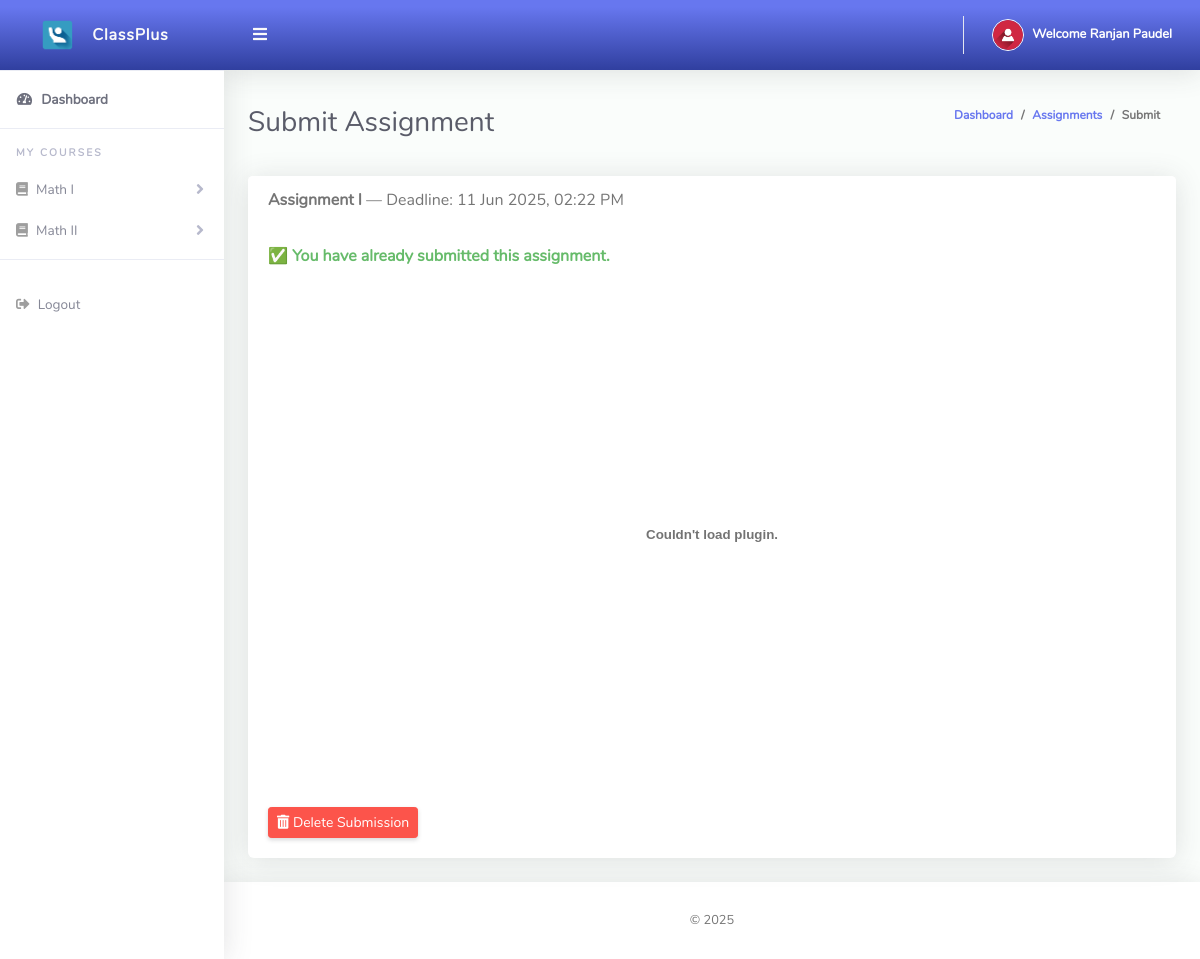
Page /Student/submitAssignment.php?aid=3 (signed in) on the committed database.
### tables this page shows
CREATE TABLE `tblclassarms` (
  `Id` int(11) NOT NULL,
  `CourseCode` varchar(10) NOT NULL,
  `ClassId` int(10) NOT NULL,
  `CourseName` varchar(255) NOT NULL,
  `AssignedTo` varchar(50) NOT NULL,
  `isAssigned` varchar(10) NOT NULL
);

CREATE TABLE `tblstudents` (
  `SymbolNo` int(10) NOT NULL,
  `ClassId` int(11) NOT NULL,
  `firstName` varchar(255) NOT NULL,
  `lastName` varchar(255) NOT NULL,
  `RegistrationNo` varchar(255) NOT NULL,
  `Program` varchar(20) NOT NULL,
  `Year(Batch)` year(4) NOT NULL,
  `emailAddress` varchar(100) DEFAULT NULL,
  `password` varchar(255) NOT NULL,
  `webauthn_setup_token` varchar(255) DEFAULT NULL,
  `webauthn_setup_token_expiry` datetime DEFAULT NULL
);

CREATE TABLE `tblassignments` (
  `Id` int(11) NOT NULL,
  `Title` varchar(255) NOT NULL,
  `Description` text DEFAULT NULL,
  `FilePath` varchar(255) DEFAULT NULL,
  `ClassArmId` int(11) NOT NULL,
  `Deadline` datetime NOT NULL,
  `UploadedBy` int(11) NOT NULL,
  `UploadDate` datetime NOT NULL,
  `isDeleted` tinyint(1) DEFAULT 0
);

CREATE TABLE `tblsubmissions` (
  `Id` int(11) NOT NULL,
  `AssignmentId` int(11) NOT NULL,
  `StudentId` int(11) NOT NULL,
  `SubmittedFile` varchar(255) NOT NULL,
  `SubmissionDate` datetime NOT NULL,
  `Grade` varchar(10) DEFAULT NULL,
  `Feedback` text DEFAULT NULL,
  `IsLate` tinyint(1) DEFAULT 0
);

### Student/submitAssignment.php (the view, shortened to what this page needs)
<?php
include '../Includes/dbcon.php';
$studentId = $_SESSION['userId'];
$assignmentId = $_GET['aid'] ?? null;
$assignment = mysqli_fetch_assoc(mysqli_query($conn, "SELECT * FROM tblassignments WHERE Id = '$assignmentId'"));
$currentSubmission = mysqli_fetch_assoc(mysqli_query($conn, "SELECT * FROM tblsubmissions WHERE AssignmentId='$assignmentId' AND StudentId='$studentId'"));
function previewFile($fileName) {
    $filePath = '../uploads/submissions/' . $fileName;
    $ext = strtolower(pathinfo($filePath, PATHINFO_EXTENSION));
    $url = $filePath;
    if ($ext == 'pdf') {
        return "<embed src='$url' type='application/pdf' width='100%' height='500px'>";
    } elseif (in_array($ext, ['doc', 'docx', 'ppt', 'pptx'])) {
        $fullUrl = urlencode("http://" . $_SERVER['HTTP_HOST'] . dirname($_SERVER['REQUEST_URI']) . '/' . $url);
        return "<iframe src='https://docs.google.com/gview?url=$fullUrl&embedded=true' width='100%' height='500px'></iframe>";
    } else {
        return "<p>Preview not supported. <a href='$url' target='_blank'>View File</a></p>";
    }
}
?>
<!DOCTYPE html>
<html lang="en">
<head>
    <link href="../vendor/fontawesome-free/css/all.min.css" rel="stylesheet">
    <link href="../vendor/bootstrap/css/bootstrap.min.css" rel="stylesheet">
    <link href="css/ruang-admin.min.css" rel="stylesheet">
</head>
<body id="page-top">
<div id="wrapper">
    <?php include "Includes/sidebar.php"; ?>
    <div id="content-wrapper" class="d-flex flex-column">
        <div id="content">
            <?php include "Includes/topbar.php"; ?>
            <div class="container-fluid" id="container-wrapper">
                <div class="d-sm-flex align-items-center justify-content-between mb-4">
                    <h1 class="h3 mb-0 text-gray-800">Submit Assignment</h1>
                    <ol class="breadcrumb">
                        <li class="breadcrumb-item"><a href="index.php">Dashboard</a></li>
                        <li class="breadcrumb-item"><a href="viewAssignment.php?course_id=<?= $assignment['ClassArmId'] ?>&type=assignments">Assignments</a></li>
                        <li class="breadcrumb-item active" aria-current="page">Submit</li>
                    </ol>
                </div>
                <div class="card mb-4">
                    <div class="card-header">
                        <strong><?= htmlspecialchars($assignment['Title']) ?></strong> — Deadline: <?= date('d M Y, h:i A', strtotime($assignment['Deadline'])) ?>
                    </div>
                    <div class="card-body">
                        <?php if ($currentSubmission): ?>
                            <div class="mb-3">
                                <p class="text-success font-weight-bold">✅ You have already submitted this assignment.</p>
                                <?= previewFile($currentSubmission['SubmittedFile']) ?>
                            </div>
                            <a href="?aid=<?= $assignmentId ?>&delete=1" onclick="return confirm('Are you sure you want to delete your submission?')" class="btn btn-danger btn-sm">
                                <i class="fas fa-trash-alt"></i> Delete Submission
                            </a>
                        <?php endif; ?>
                    </div>
                </div>
            </div>
        </div>
        <?php include "Includes/footer.php"; ?>
    </div>
</div>
</body>
</html>

### Student/Includes/sidebar.php (shortened to what this page needs)
<?php
include '../Includes/dbcon.php';
$student_id = isset($_SESSION['userId']) ? $_SESSION['userId'] : 0;
?>
<ul class="navbar-nav sidebar sidebar-light accordion" id="accordionSidebar">
  <a class="sidebar-brand d-flex align-items-center bg-gradient-primary justify-content-center" href="index.php">
    <div class="sidebar-brand-icon">
      <img src="img/logo/attnlg.jpg">
    </div>
    <div class="sidebar-brand-text mx-3">ClassPlus</div>
  </a>
  <hr class="sidebar-divider my-0">
  <li class="nav-item active">
    <a class="nav-link" href="index.php">
      <i class="fas fa-fw fa-tachometer-alt"></i>
      <span>Dashboard</span></a>
  </li>
  <hr class="sidebar-divider">
  <div class="sidebar-heading">My Courses</div>
  <?php
  $query_courses = "SELECT tblclassarms.Id, tblclassarms.CourseName
                    FROM tblclassarms
                    INNER JOIN tblclass ON tblclassarms.ClassId = tblclass.Id
                    INNER JOIN tblstudents ON tblstudents.ClassId = tblclass.Id
                    WHERE tblstudents.SymbolNo = $student_id";
  $rs = mysqli_query($conn, $query_courses);
  $courses = [];
  while ($row = mysqli_fetch_assoc($rs)) {
      $courses[] = $row;
  }
  foreach ($courses as $index => $course):
    $collapseId = 'collapseCourse' . $index;
  ?>
    <li class="nav-item">
      <a class="nav-link collapsed" href="#" data-toggle="collapse" data-target="#<?= $collapseId ?>"
         aria-expanded="false" aria-controls="<?= $collapseId ?>">
        <i class="fas fa-book"></i>
        <span>
          <?= htmlspecialchars($course['CourseName']) ?>
        </span>
      </a>
    </li>
  <?php endforeach; ?>
  <hr class="sidebar-divider">
  <li class="nav-item">
    <a class="nav-link" href="logout.php">
      <i class="fas fa-sign-out-alt"></i>
      <span>Logout</span>
    </a>
  </li>
</ul>

### Student/Includes/topbar.php (shortened to what this page needs)
<?php
  $query = "SELECT * FROM tblstudents WHERE SymbolNo = ".$_SESSION['userId']."";
  $rs = $conn->query($query);
  $rows = $rs->fetch_assoc();
  $fullName = $rows['firstName']." ".$rows['lastName'];
?>
<nav class="navbar navbar-expand navbar-light bg-gradient-primary topbar mb-4 static-top">
          <button id="sidebarToggleTop" class="btn btn-link rounded-circle mr-3">
            <i class="fa fa-bars"></i>
          </button>
          <ul class="navbar-nav ml-auto">
            <li class="nav-item dropdown no-arrow">
              <a class="nav-link dropdown-toggle" href="#" id="userDropdown" role="button" data-toggle="dropdown"
                aria-haspopup="true" aria-expanded="false">
                <img class="img-profile rounded-circle" src="img/user-icn.png" style="max-width: 60px">
                <span class="ml-2 d-none d-lg-inline text-white small"><b>Welcome <?php echo $fullName;?></b></span>
              </a>
            </li>
          </ul>
        </nav>

### rows in the picture
tblclassarms: CourseName "Math I"
tblclassarms: CourseName "Math II"
tblstudents: fullName "Ranjan Paudel"
tblassignments: Title "Assignment I", Deadline "11 Jun 2025, 02:22 PM"
